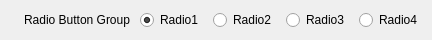
<?xml version="1.0" encoding="UTF-8"?>
<ui version="4.0">
 <class>widRadioBtnGrp</class>
 <widget class="QWidget" name="widRadioBtnGrp">
  <property name="geometry">
   <rect>
    <x>0</x>
    <y>0</y>
    <width>404</width>
    <height>40</height>
   </rect>
  </property>
  <property name="windowTitle">
   <string>Form</string>
  </property>
  <layout class="QVBoxLayout" name="layWidRadioBtnGrp">
   <property name="spacing">
    <number>5</number>
   </property>
   <property name="leftMargin">
    <number>5</number>
   </property>
   <property name="topMargin">
    <number>5</number>
   </property>
   <property name="rightMargin">
    <number>5</number>
   </property>
   <property name="bottomMargin">
    <number>5</number>
   </property>
   <item>
    <widget class="QFrame" name="frmRadioBtnGrp">
     <property name="sizePolicy">
      <sizepolicy hsizetype="Preferred" vsizetype="Fixed">
       <horstretch>0</horstretch>
       <verstretch>0</verstretch>
      </sizepolicy>
     </property>
     <property name="minimumSize">
      <size>
       <width>0</width>
       <height>30</height>
      </size>
     </property>
     <property name="maximumSize">
      <size>
       <width>16777215</width>
       <height>30</height>
      </size>
     </property>
     <layout class="QHBoxLayout" name="layRadioBtnGrp">
      <property name="spacing">
       <number>10</number>
      </property>
      <property name="leftMargin">
       <number>5</number>
      </property>
      <property name="topMargin">
       <number>5</number>
      </property>
      <property name="rightMargin">
       <number>5</number>
      </property>
      <property name="bottomMargin">
       <number>5</number>
      </property>
      <item>
       <widget class="QLabel" name="lblRadioBtnGrp">
        <property name="sizePolicy">
         <sizepolicy hsizetype="Fixed" vsizetype="Expanding">
          <horstretch>0</horstretch>
          <verstretch>0</verstretch>
         </sizepolicy>
        </property>
        <property name="minimumSize">
         <size>
          <width>120</width>
          <height>0</height>
         </size>
        </property>
        <property name="maximumSize">
         <size>
          <width>120</width>
          <height>16777215</height>
         </size>
        </property>
        <property name="text">
         <string>Radio Button Group</string>
        </property>
        <property name="alignment">
         <set>Qt::AlignRight|Qt::AlignTrailing|Qt::AlignVCenter</set>
        </property>
       </widget>
      </item>
      <item>
       <widget class="QRadioButton" name="radRadioBtnGrp1">
        <property name="sizePolicy">
         <sizepolicy hsizetype="Minimum" vsizetype="Expanding">
          <horstretch>0</horstretch>
          <verstretch>0</verstretch>
         </sizepolicy>
        </property>
        <property name="text">
         <string>Radio1</string>
        </property>
        <property name="checked">
         <bool>true</bool>
        </property>
       </widget>
      </item>
      <item>
       <widget class="QRadioButton" name="radRadioBtnGrp2">
        <property name="sizePolicy">
         <sizepolicy hsizetype="Minimum" vsizetype="Expanding">
          <horstretch>0</horstretch>
          <verstretch>0</verstretch>
         </sizepolicy>
        </property>
        <property name="text">
         <string>Radio2</string>
        </property>
       </widget>
      </item>
      <item>
       <widget class="QRadioButton" name="radRadioBtnGrp3">
        <property name="sizePolicy">
         <sizepolicy hsizetype="Minimum" vsizetype="Expanding">
          <horstretch>0</horstretch>
          <verstretch>0</verstretch>
         </sizepolicy>
        </property>
        <property name="text">
         <string>Radio3</string>
        </property>
       </widget>
      </item>
      <item>
       <widget class="QRadioButton" name="radRadioBtnGrp4">
        <property name="sizePolicy">
         <sizepolicy hsizetype="Minimum" vsizetype="Expanding">
          <horstretch>0</horstretch>
          <verstretch>0</verstretch>
         </sizepolicy>
        </property>
        <property name="text">
         <string>Radio4</string>
        </property>
       </widget>
      </item>
     </layout>
    </widget>
   </item>
  </layout>
 </widget>
 <resources/>
 <connections/>
</ui>
